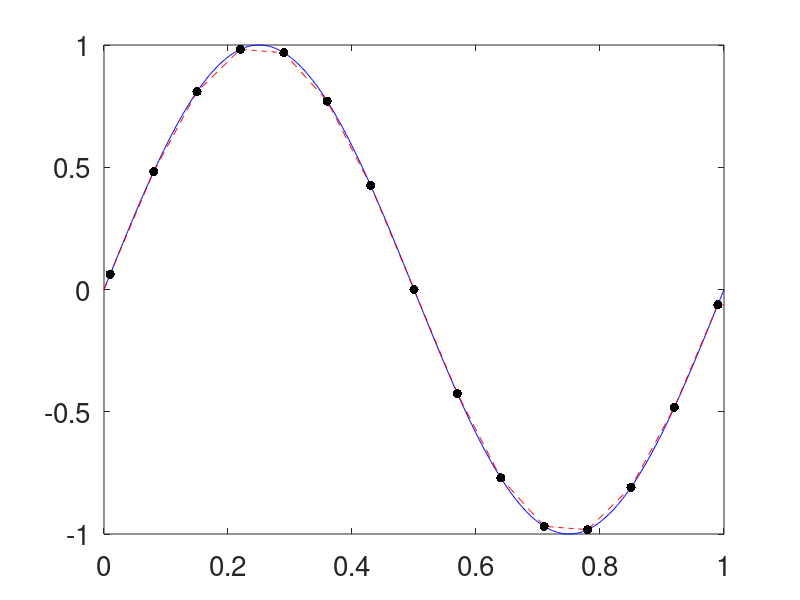

Reproduce this figure in MATLAB.
%Cones and Kernel Approximation for Guarantees
%% Preliminaries
clear all
close all
format compact
set(0,'defaultaxesfontsize',20,'defaulttextfontsize',20)
testfun=@(x) sin(2*pi*x);
tau=pi;
epsilon = 1e-2;

%% Kernel
a=1;
kernel=@(x,t) a*bsxfun(@min,x,t');

%% Data and spline approximation
n=15;
xnode=linspace(0.01,.99,n)';
Kmat=kernel(xnode,xnode);
condK=cond(Kmat)
y=testfun(xnode);
c=Kmat\y;
splinef=@(x) kernel(x,xnode)*c;

%% Plot of test function and spline
nplot=500;
xplot=linspace(0,1,nplot)';
plot(xplot,testfun(xplot),'b-',...
    xplot,splinef(xplot),'r--',...
    xnode,y,'k.','markersize',20,...
    'linewidth',3)
ntest=1000;
xtest=linspace(0,1,ntest)';

%% Root mean square error
error=sqrt(mean((testfun(xtest)-splinef(xtest)).^2))
normHsplinef=sqrt(c'*y)
xtPlus=bsxfun(@plus,xnode,xnode');
xtTimes=bsxfun(@times,xnode,xnode');
xtMin=bsxfun(@min,xnode,xnode');
xtMax=bsxfun(@max,xnode,xnode');
Ktildemat = a^2*(xtMin.^3/3+xtMin.*(xtMax.^2-xtMin.^2)/2+xtTimes.*(1-xtMax));
condKtilde=cond(Ktildemat)
Herrbd=sqrt(a/2-trace(Ktildemat/Kmat))
guesserrest=Herrbd*normHsplinef

%% Algorithm 1 Stage 1
normTsplinef=sqrt(c'*Ktildemat*c);
%htilde=sqrt(2*a^2-trace(Htildemat/Kmat))
ErrBound = tau*Herrbd*normTsplinef/(1-tau*Herrbd)
